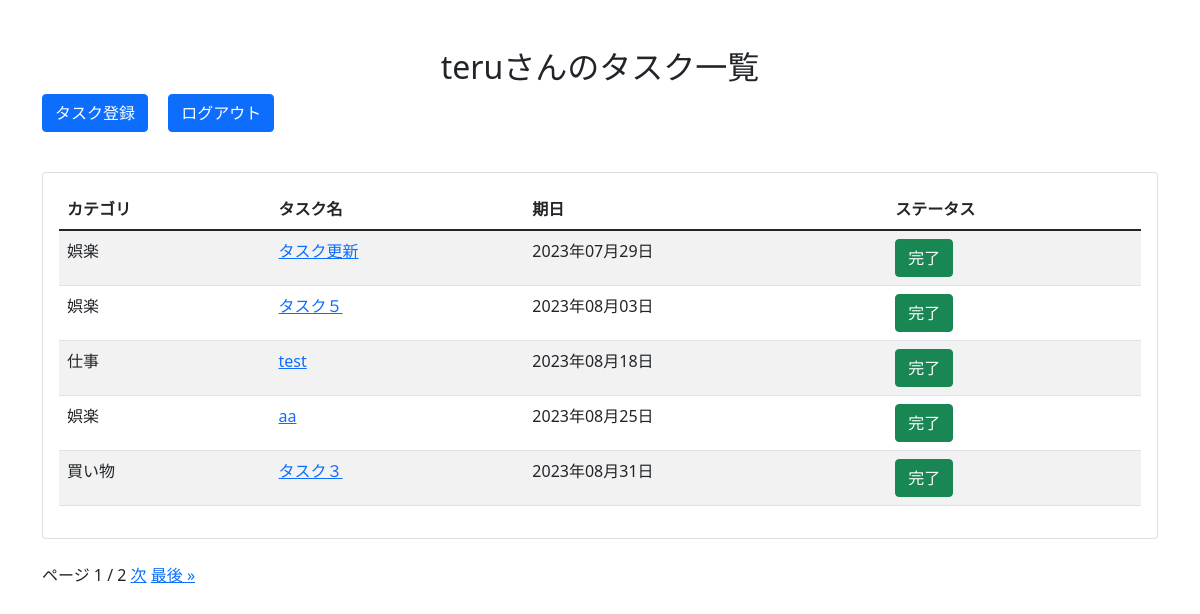
Page /tasks/ (signed in) on the committed database.
### todoapps/models.py (models this page shows, shortened)
class Todo(models.Model):
    STATUS_CHOICES = [
        (0, "未完了"),
        (1, "完了"),
    ]
    task = models.CharField("タスク", max_length=255, null=False)
    memo = models.TextField("メモ", null=True, blank=True)
    status = models.IntegerField("ステータス", choices=STATUS_CHOICES, null=False)
    due_date = models.DateTimeField("期日", null=False)
    category = models.ForeignKey(
        TodoCategory, verbose_name="カテゴリID", on_delete=models.CASCADE
    )
    user = models.ForeignKey(User, verbose_name="利用者ID", on_delete=models.CASCADE)
    class Meta:
        verbose_name = "TODOタスク"
        verbose_name_plural = "TODOタスク"  # 左記を定義しないと、管理画面トップのテーブル名にsがついてしまう

class TodoCategory(models.Model):
    category_name = models.CharField("カテゴリ名", max_length=255, null=False)
    class Meta:
        verbose_name = "TODOカテゴリ"
        verbose_name_plural = "TODOカテゴリ"  # 左記を定義しないと、管理画面トップのテーブル名にsがついてしまう
    def __str__(self):
        return self.category_name

### todoapps/views.py (the view)
# urls.py: path("tasks/", views.ListTaskView.as_view(), name="top"),
class ListTaskView(LoginRequiredMixin, ListView):
    model = models.Todo
    template_name = "todo/top.html"
    context_object_name = "tasks"
    paginate_by = 5
    def get_queryset(self):
        return models.Todo.objects.filter(status=0, user=self.request.user).order_by(
            "due_date"
        )

### todoapps/templates/todo/top.html (shortened to what this page needs)
{% extends "base.html" %}
{% block main %}
<div class="container mt-5">
  <h2 class="text-center"> {{ request.user.username }}さんのタスク一覧</h2>
  <a href="{% url 'create_task' %}" class="btn btn-primary mb-3">タスク登録</a>
  <a href="{% url 'logout' %}" id="logout" class="btn btn-primary mb-3 mx-3">ログアウト</a>
  <div class="card mt-4">
    <div class="card-body">
      <table class="table table-striped">
        <thead>
          <tr>
            <th>カテゴリ</th>
            <th>タスク名</th>
            <th>期日</th>
            <th>ステータス</th>
          </tr>
        </thead>
        <tbody>
          {% for todo in tasks %}
          <tr>
            <td>{{ todo.category }}</td>
            <td><a href="{% url 'detail' todo.id %}">{{ todo.task }}</a></td>
            <td>{{ todo.due_date|date:"Y年m月d日" }}</td>
            <td>
              <a href="{% url 'complete_task' todo.pk %}" class="btn btn-success">完了</a>
            </td>
          </tr>
          {% endfor %}
        </tbody>
      </table>
    </div>
  </div>
  {% include 'todo/components/pagination.html' %}
</div>
{% endblock %}

### rows in the picture
Todo: category "娯楽", task "タスク更新", due_date "2023年07月29日"
Todo: category "娯楽", task "タスク５", due_date "2023年08月03日"
Todo: category "仕事", task "test", due_date "2023年08月18日"
Todo: category "娯楽", task "aa", due_date "2023年08月25日"
Todo: category "買い物", task "タスク３", due_date "2023年08月31日"

### other values in the picture
{{ request.user.username }} "teru"
{{ page_obj.number }} "1"
{{ page_obj.paginator.num_pages }} "2"
